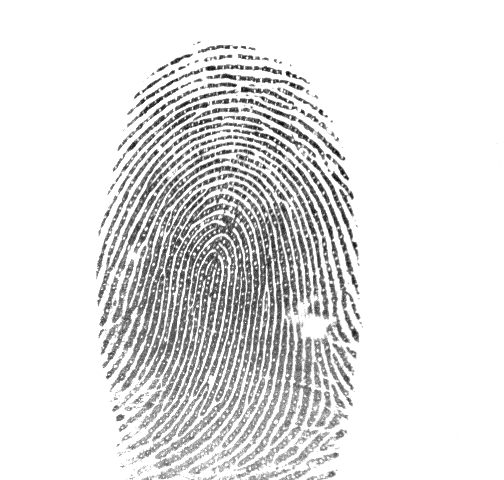
#> input picture image_process/opencv/SIFT/dataset/0012_3_1.bmp, 504 x 480 px
$ jupyter execute get_sift_feature.ipynb   (shell and % lines are left out)
#> lines starting #> are read from the running program, lines starting #| are printed output that depends on the picture
# Get SIFT Feature

[cell 1]
import cv2
import numpy as np

[cell 2]
img_path = 'dataset/0012_3_1.bmp'
img = cv2.imread(img_path)
#> img is the input picture: shape (480, 504, 3); min 1, max 255, mean 226.3
gray= cv2.cvtColor(img,cv2.COLOR_BGR2GRAY)
sift = cv2.xfeatures2d.SIFT_create()
kp = sift.detect(gray,None) # get the SIFT features
#> kp = 3432 keypoints; strongest (x, y, size): (288, 73, 3.1), (321, 112, 3), (302, 112, 2.6), (294, 76, 2.5)
print('type:{0}, len:{1}'.format(type(kp), len(kp)))
#| type:<class 'tuple'>, len:3432

[cell 3]
# check the SIFT feature
f = kp[0]
#> f = keypoint at (96.4, 261.9), size 2.1
for x in dir(f):
    if('__' not in x):
        print(x) # feature parameters
#> this loop made 33 passes
#| angle
#| class_id
#| convert
#| octave
#| overlap
#| pt
#| response
#| size

[cell 4]
from matplotlib import pyplot as plt

img=cv2.drawKeypoints(gray,kp,img) # draw the sift features
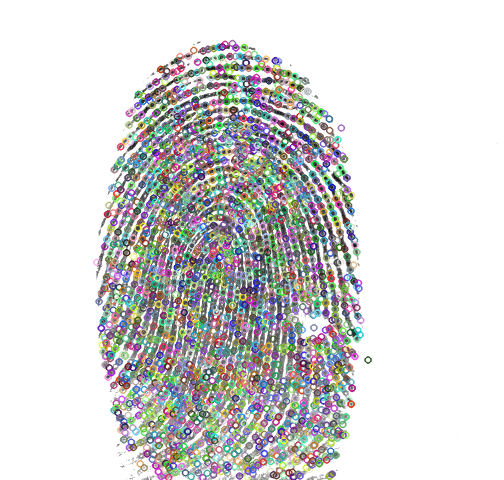
#> img: shape (480, 504, 3); mean B, G, R 214.4, 214.6, 214.5

plt.imshow(img, cmap = 'gray', interpolation = 'bicubic')
plt.xticks([]), plt.yticks([])  # to hide tick values on X and Y axis
plt.show()

[cell 5]
from matplotlib import pyplot as plt

img=cv2.drawKeypoints(gray,kp,img,flags=cv2.DRAW_MATCHES_FLAGS_DRAW_RICH_KEYPOINTS)
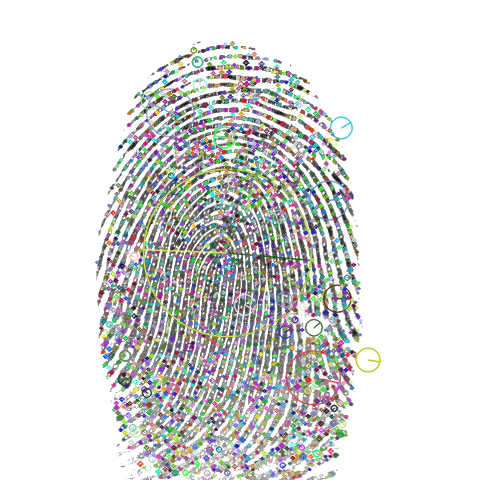
#> img: shape (480, 504, 3); mean B, G, R 221.3, 222.2, 221.5

plt.imshow(img, cmap = 'gray', interpolation = 'bicubic')
plt.xticks([]), plt.yticks([])  # to hide tick values on X and Y axis
plt.show()

$ run again, with image_process/opencv/SIFT/dataset/0012_3_12.bmp copied over image_process/opencv/SIFT/dataset/0012_3_1.bmp
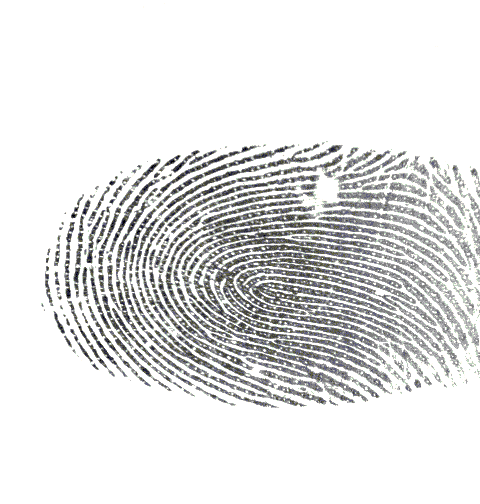
#> input picture image_process/opencv/SIFT/dataset/0012_3_12.bmp, 480 x 504 px
#> img is the input picture: shape (504, 480, 3); mean B, G, R 226.5, 226.7, 226.4
#> kp = 3395 keypoints; strongest (x, y, size): (73, 216, 3), (112, 183, 3), (112, 201, 2.6), (245, 149, 3.4)
#| type:<class 'tuple'>, len:3395
#> f = keypoint at (46.5, 281.5), size 1.9
#> the loop `for x in dir(f):` made 33 passes
#> (printed output is left out)
#> `img=cv2.drawKeypoints(gray,kp,img)`:
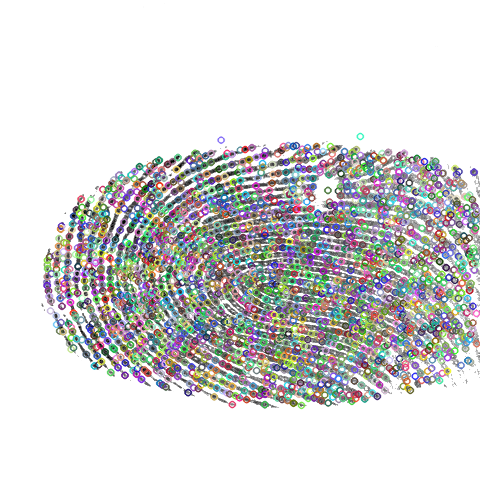
#> img: shape (504, 480, 3); mean B, G, R 215, 215, 214.9
#> `img=cv2.drawKeypoints(gray,kp,img,flags=cv2.DRAW_MATCHES_FLAGS_DRAW_RI..`:
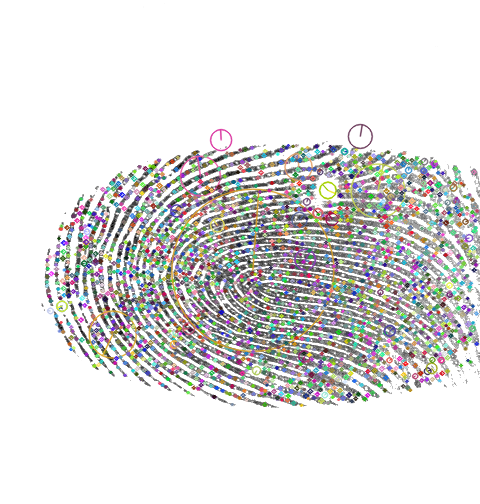
#> img: shape (504, 480, 3); mean B, G, R 221.4, 222.1, 222.5

$ run again, with image_process/opencv/SIFT/dataset/0012_3_13.bmp copied over image_process/opencv/SIFT/dataset/0012_3_1.bmp
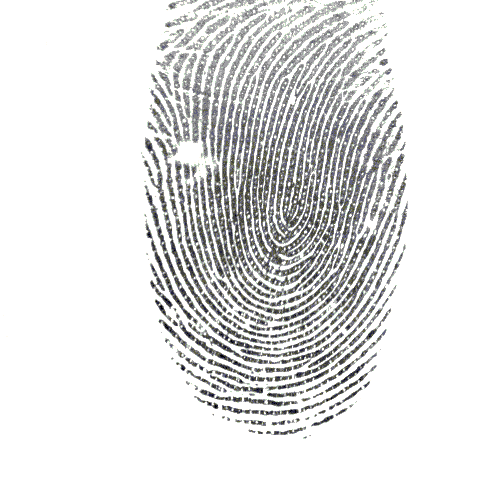
#> input picture image_process/opencv/SIFT/dataset/0012_3_13.bmp, 504 x 480 px
#> img is the input picture: shape (480, 504, 3); mean B, G, R 226.5, 226.7, 226.4
#> kp = 3403 keypoints; strongest (x, y, size): (216, 406, 3), (183, 368, 3), (201, 368, 2.6), (149, 235, 3.4)
#| type:<class 'tuple'>, len:3403
#> f = keypoint at (136, 119.8), size 23.9
#> the loop `for x in dir(f):` made 33 passes
#> (printed output is left out)
#> `img=cv2.drawKeypoints(gray,kp,img)`:
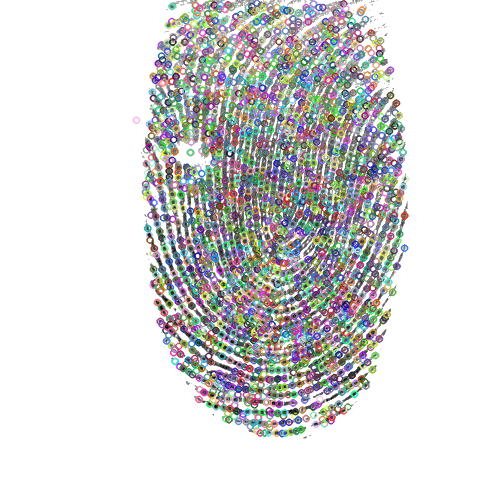
#> img: shape (480, 504, 3); mean B, G, R 215, 215.2, 215
#> `img=cv2.drawKeypoints(gray,kp,img,flags=cv2.DRAW_MATCHES_FLAGS_DRAW_RI..`:
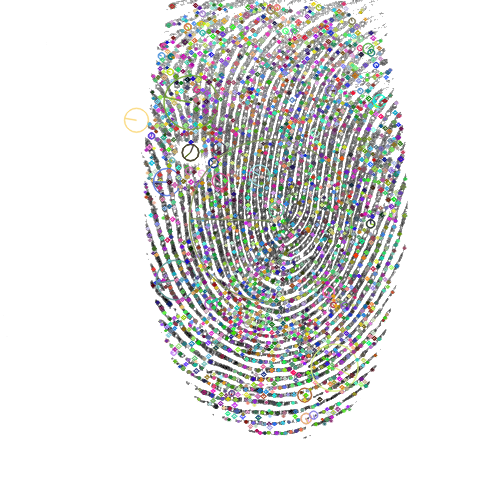
#> img: shape (480, 504, 3); mean B, G, R 221.7, 222.3, 221.9
